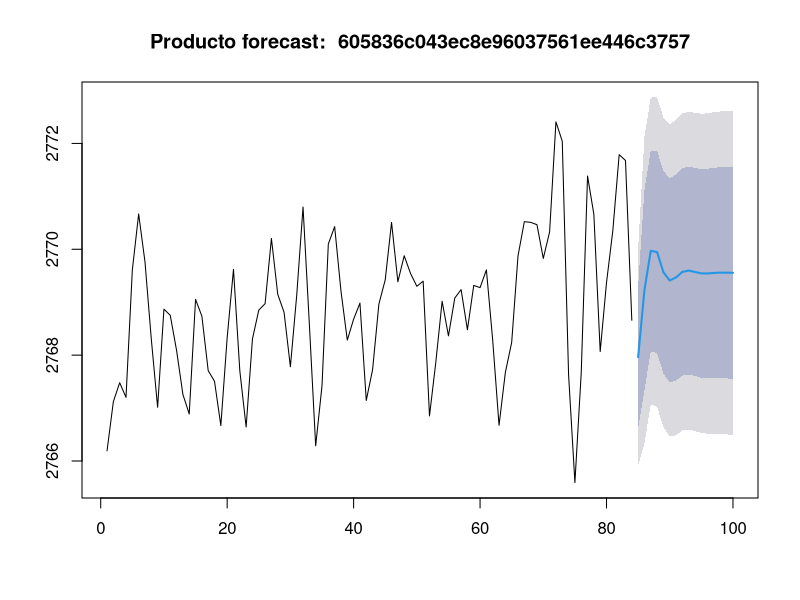
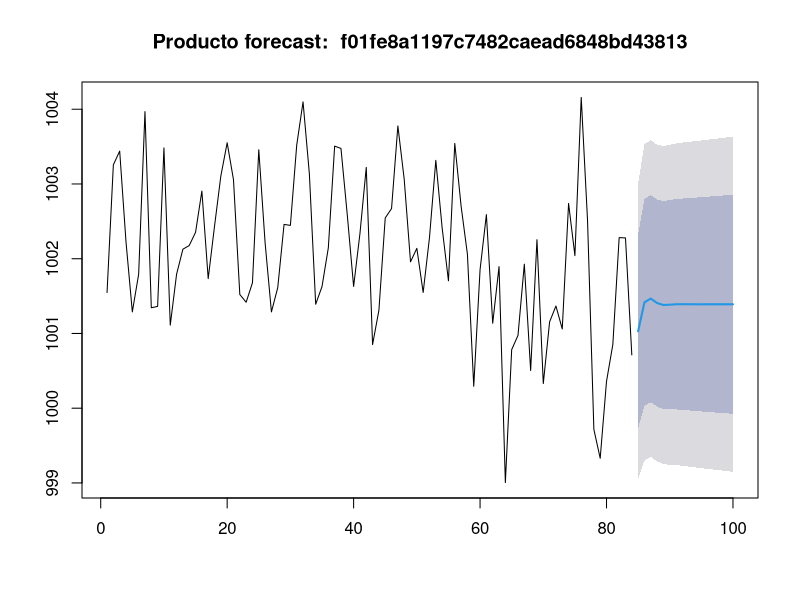
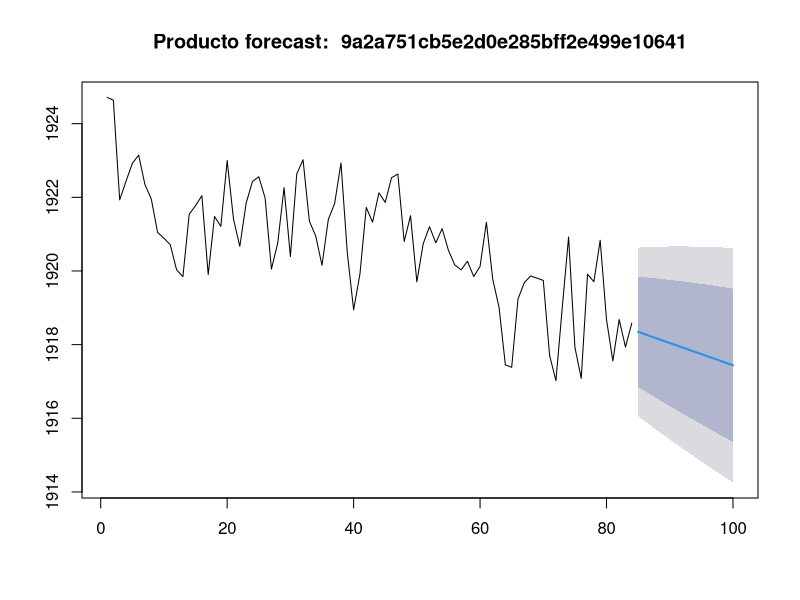
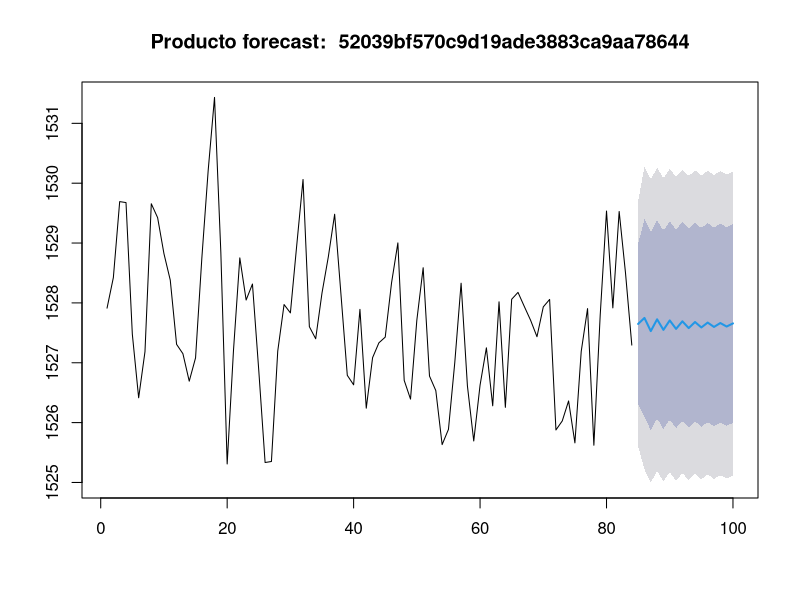
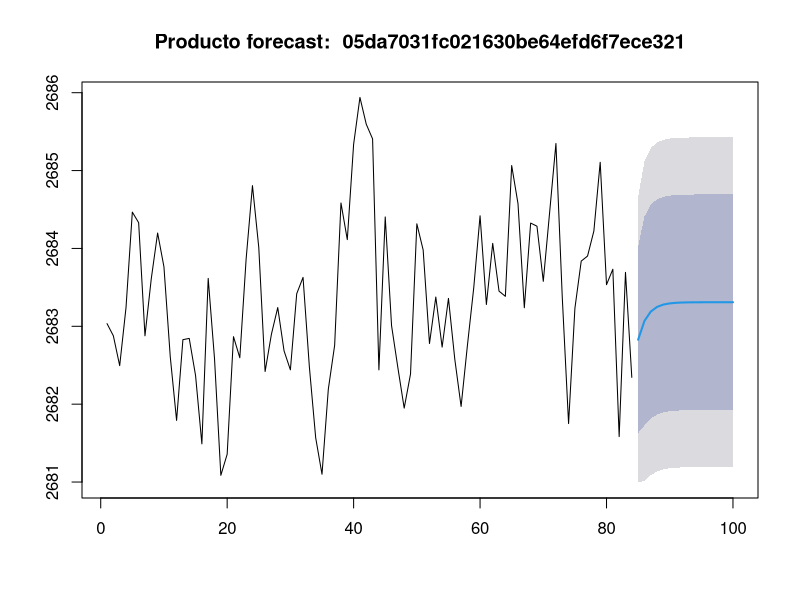
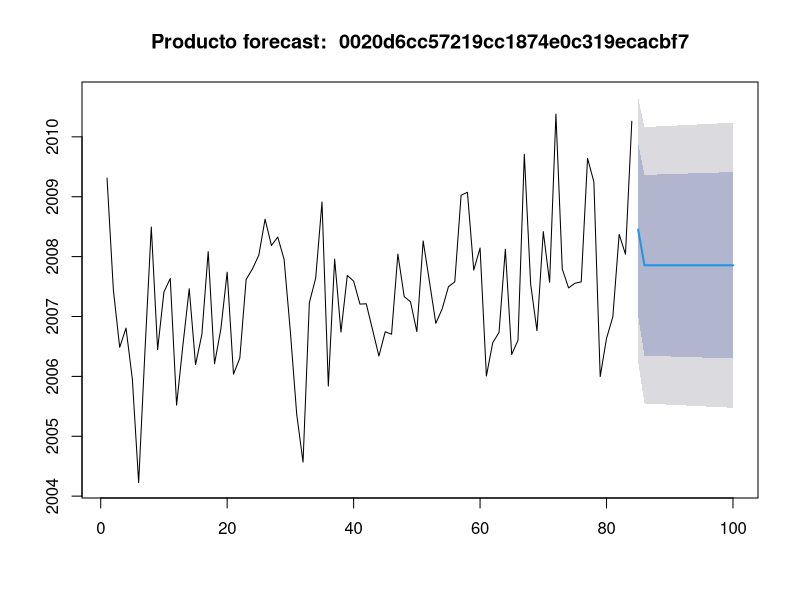
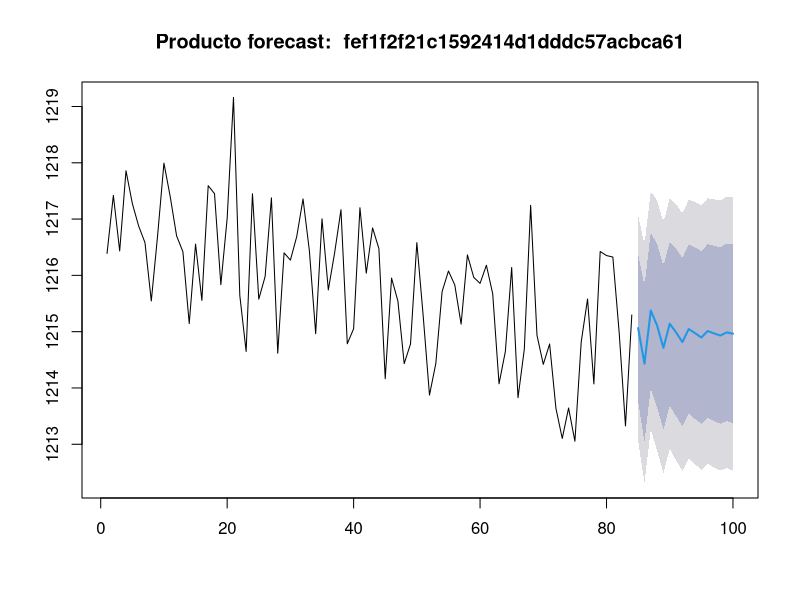
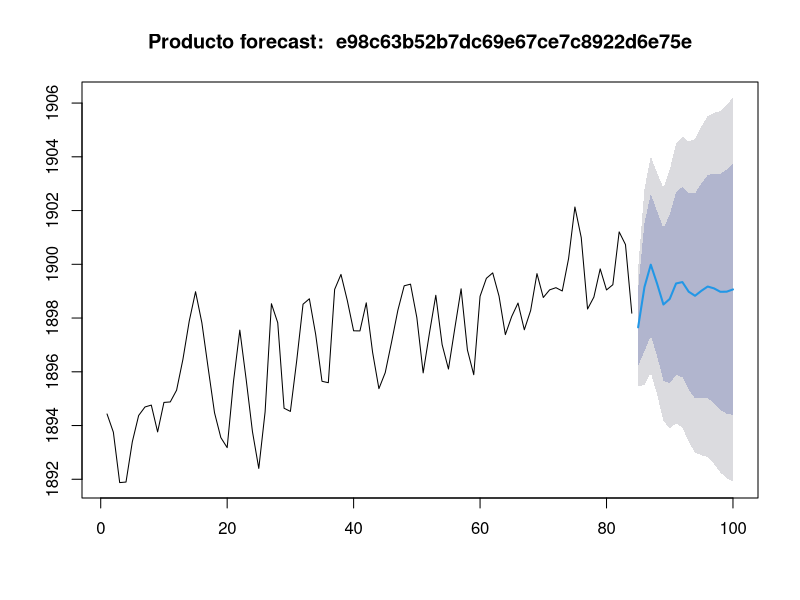

Reproduce these figures in R, in order.
## ---- chunk 1
knitr::opts_chunk$set(echo = TRUE)

library(tidyverse)
library(dplyr)
library(lubridate)
library(forecast)
library(kableExtra)
library(knitr)
library(lubridate)
library(tseries)
library(xts)
library(zoo)
library(ggplot2)

## ---- chunk 2

datos <- read.csv(file = "dataOut.csv")

datos %>% head(10) %>% kable()

datos %>% summary() %>% kable()


class(datos$timestamp)
class(datos$id_producto)
class(datos$produccion)



## ---- chunk 3

datos <- datos %>% mutate(
  timestamp = ymd(timestamp),
  produccion = as.numeric(produccion)
)

class(datos$timestamp)

datosproductos <- datos$id_producto %>% unique() %>% as.matrix()

for(i in c(1:nrow(datos %>% select(id_producto) %>% unique()))){
   print(paste0("-----------------------------------------------------------"))
   print(paste0("Producto ", datosproductos[i,1]))
   datosproducto <- datos %>% filter(id_producto == datosproductos[i,1]) 
   
   z <- xts(datosproducto$produccion, datosproducto$timestamp)     
    
   #z  
   #z <- read.zoo(datosproducto %>% select(timestamp, produccion), header = TRUE, format = "%Y-%m-%d")
   #plot(z, main = paste("Producto: ",  datosproductos[i,1])) 
   
   auto.arima(z, trace = TRUE)
   
}

## ---- chunk 4



for(i in c(1:nrow(datos %>% select(id_producto) %>% unique()))){
   print(paste0("-------------------------MODELO----------------------------------"))
   print(paste0("Producto ", datosproductos[i,1]))
   datosproducto <- datos %>% filter(id_producto == datosproductos[i,1]) 
   #z <- read.zoo(datosproducto %>% select(timestamp, produccion), header = TRUE, format = "%Y-%m-%d")
   z <- xts(datosproducto$produccion, datosproducto$timestamp)  
   fit <- auto.arima(z, trace = TRUE)
   
   
   miModelo <- arima(z, order = c(3,1,2) )
   miModelo %>% summary()
   
   miForest <- forecast(fit, h=16)
   miForest %>% kable()
   miForest$mean
  
   plot(miForest, main = paste("Producto forecast: ",  datosproductos[i,1])) 
}
